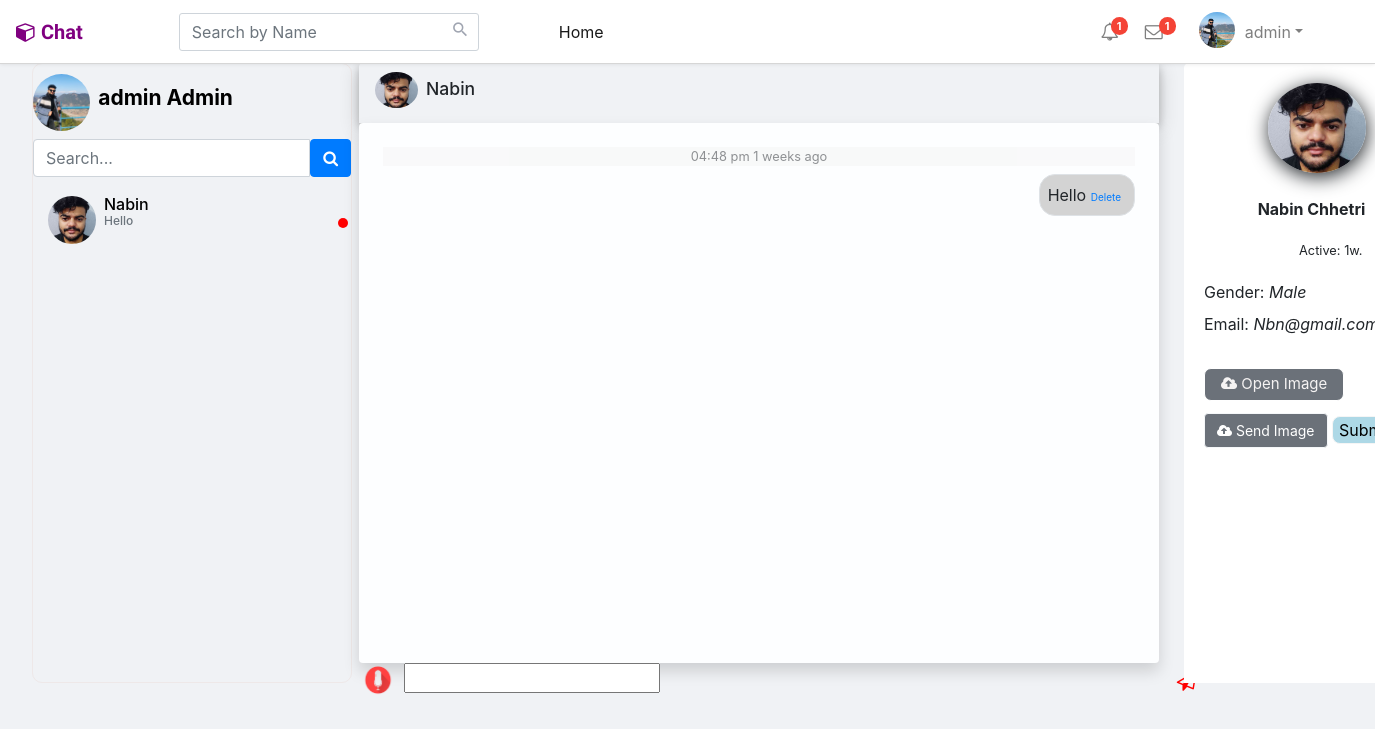
The page /client/final.php?user=nabin (signed in) on the database as committed earlier.
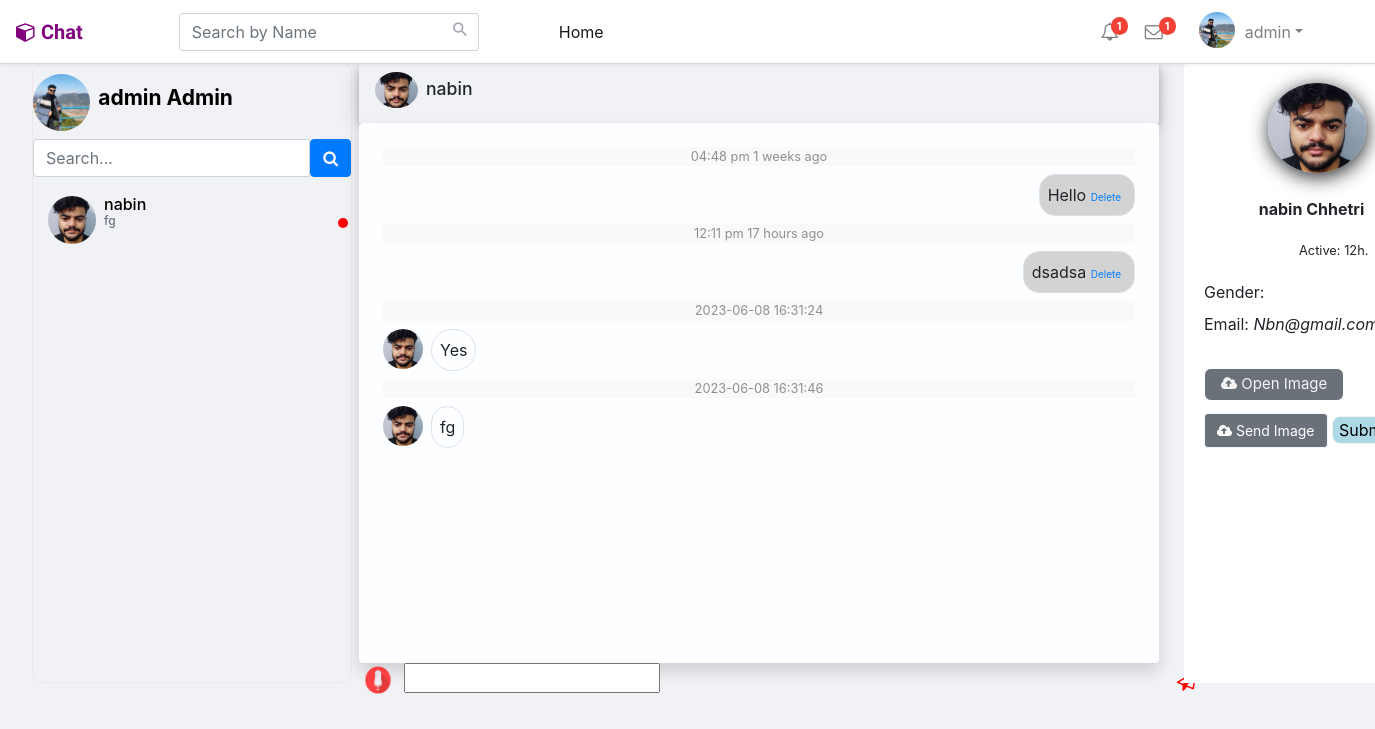
The same page on the database as committed later.
### tables this page shows
CREATE TABLE `users` (
  `user_id` int(11) NOT NULL,
  `name` varchar(255) NOT NULL,
  `username` varchar(255) NOT NULL,
  `lastname` varchar(200) NOT NULL,
  `gender` varchar(20) NOT NULL,
  `email` varchar(255) NOT NULL,
  `phone` int(11) NOT NULL,
  `password` varchar(1000) NOT NULL,
  `p_p` varchar(255) DEFAULT 'user-default.png',
  `c_p` varchar(255) NOT NULL,
  `last_seen` datetime NOT NULL DEFAULT current_timestamp(),
  `is_blocked` int(11) NOT NULL DEFAULT 0,
  `report` int(10) NOT NULL,
  `verification_code` varchar(255) NOT NULL,
  `verified` int(50) NOT NULL DEFAULT 0,
  `interests` varchar(500) NOT NULL
);

CREATE TABLE `chats` (
  `chat_id` int(11) NOT NULL,
  `from_id` int(11) NOT NULL,
  `to_id` int(11) NOT NULL,
  `message` text NOT NULL,
  `chat_img` varchar(255) NOT NULL,
  `opened` tinyint(1) NOT NULL DEFAULT 0,
  `is_blocked` varchar(1) NOT NULL DEFAULT '0',
  `created_at` datetime NOT NULL DEFAULT current_timestamp()
);

### server/helpers/user.php (called while the page is built)
<?php
function getUser($username, $conn){
   $sql = "SELECT * FROM users
           WHERE username=?
          ORDER BY `user_id` DESC";
   $stmt = $conn->prepare($sql);
   $stmt->execute([$username]);
   if ($stmt->rowCount() === 1) {
   	 $user = $stmt->fetch();
   	 return $user;
   }else {
   	$user = [];
   	return $user;
   }
}

### client/include.php (called while the page is built, shortened)
<?php
  if (isset($_SESSION['username'])) {
  	include '../server/db.conn.php';
  	include '../server/helpers/user.php';
  	include '../server/helpers/conversations.php';
    include '../server/helpers/timeAgo.php';
    include '../server/helpers/last_chat.php';
    include '../server/helpers/chat.php';
  	$user = getUser($_SESSION['username'], $conn);
  	$conversations = getConversation($user['user_id'], $conn);
?>
<?php } ?>

### server/helpers/conversations.php (called while the page is built)
<?php
function getConversation($user_id, $conn){
    $sql = "SELECT * FROM conversations
            WHERE user_1=? OR user_2=?
            ORDER BY conversation_id DESC";
    $stmt = $conn->prepare($sql);
    $stmt->execute([$user_id, $user_id]);
    if($stmt->rowCount() > 0){
        $conversations = $stmt->fetchAll();
        $user_data = [];
        foreach($conversations as $conversation){
            if ($conversation['user_1'] == $user_id) {
            	$sql2  = "SELECT *
            	          FROM users WHERE user_id=?
                        ORDER BY `user_id` DESC";
            	$stmt2 = $conn->prepare($sql2);
            	$stmt2->execute([$conversation['user_2']]);
            }else {
            	$sql2  = "SELECT *
            	          FROM users WHERE user_id=?
                        ORDER BY `user_id` DESC";
            	$stmt2 = $conn->prepare($sql2);
            	$stmt2->execute([$conversation['user_1']]);
            }
            $allConversations = $stmt2->fetchAll();
            array_push($user_data, $allConversations[0]);
        }
        return $user_data;
    }else {
    	$conversations = [];
    	return $conversations;
    }
}

### server/helpers/last_chat.php (called while the page is built, shortened)
<?php
function lastChat($id_1, $id_2, $conn){
   $sql = "SELECT * FROM chats
           WHERE (from_id=? AND to_id=?)
           OR    (to_id=? AND from_id=?)
           ORDER BY chat_id DESC  ";
    $stmt = $conn->prepare($sql);
    $stmt->execute([$id_1, $id_2, $id_1, $id_2]);
    if ($stmt->rowCount() > 0) {
    	$chat = $stmt->fetch();
        return base64_decode(substr( $chat['message'],0,20));
    	return base64_decode($chat['message']);
    	return $chat['opened'];
    }else {
    	$chat = '';
    	return $chat;
    }
}
?>

### server/helpers/timeAgo.php (called while the page is built, shortened)
<?php
function last_seen($date_time){
   $timestamp = strtotime($date_time);
   $strTime = array("s", "m", "h", "d","w", "m", "year");
   $length = array("60","60","24","30","7","24","10");
   $currentTime = time();
   if($currentTime >= $timestamp) {
		$diff     = time()- $timestamp;
		for($i = 0; $diff >= $length[$i] && $i < count($length)-1; $i++) {
		$diff = $diff / $length[$i];
		}
		$diff = round($diff);
		if ($diff < 59 && $strTime[$i] == "second") {
			return 'Active';
		}else {
			return $diff . "" . $strTime[$i] . ".";
		}
   }
}
function last_seen_msg($date_time){
	$timestamp = strtotime($date_time);
	$strTime = array("second", "minute", "hour", "day", "week", "month", "year");
	$length = array("60","60","24","30","7","12","10");
	$currentTime = time();
	if($currentTime >= $timestamp) {
		 $diff     = time() - $timestamp;
		 for($i = 0; $diff >= $length[$i] && $i < count($length)-1; $i++) {
			 $diff = $diff / $length[$i];
		 }
		 $diff = round($diff);
		 if ($diff < 59 && $strTime[$i] == "second") {
			 return 'Active';
		 } else {
			 if($i == count($length) - 1) {
				 return date('h:i a, M j, Y', $timestamp);
			 } else {
				 $diff .= " " . $strTime[$i];
				 if ($diff != "1 month") {
					 $diff .= "s";
				 }
				 return date('h:i a', $timestamp) . " " . $diff . " ago";
			 }
		 }
	}
 }

### server/helpers/chat.php (called while the page is built)
<?php
function getChats($id_1, $id_2, $conn){
   $sql = "SELECT * FROM chats
           WHERE (from_id=? AND to_id=?)
           OR    (to_id=? AND from_id=?)
           ORDER BY chat_id ASC";
    $stmt = $conn->prepare($sql);
    $stmt->execute([$id_1, $id_2, $id_1, $id_2]);
    if ($stmt->rowCount() > 0) {
    	$chats = $stmt->fetchAll();
    	return $chats;
    }else {
    	$chats = [];
    	return $chats;
    }
}

### client/final.php (the view, shortened to what the changed rows need)
<?php
include 'include.php';
$chatWith = getUser($_GET['user'], $conn);
$chats = getChats($_SESSION['user_id'], $chatWith['user_id'], $conn);
include 'nav_header.php';
include 'nav.php'
?>
<div class="maincontainer" id="main">
    <?php include 'final/firstcolumn.php' ?>
    <div class="chat" id="main">
        <?php include 'final/profile_head.php' ?>
        <?php include 'final/chatbox.php' ?>
    </div>
    <?php include 'final/profile_detail.php' ?>
</div>
<link rel="stylesheet" href="https://cdnjs.cloudflare.com/ajax/libs/emojionearea/3.4.2/emojionearea.min.css" />
</body>
</html>

### client/final/firstcolumn.php (shortened to what the changed rows need)
<div class="firstcolumn">
        <ul id="chatList" class="">
            <?php if (!empty($conversations)) { ?>
            <?php  foreach ($conversations as $conversation){ ?>
            <li class="" style="    position: relative;right: 35px;width: 20pc;">
                <a id="main" href="final.php?user=<?=$conversation['username']?>" style="display:flex; justify-content: space-between;">
                    <div class="d-flex  align-items-center">
                        <img src="assets/uploads/<?=$conversation['p_p']?>" class="w-10 rounded-circle"
                            style="height: 3pc; width: 3pc;">
                        <h6 class="fs-xs m-2 " style="color:black; font-weight:500; margin-top:3px">
                            <?=$conversation['name']?><br>
                            <p class="text-secondary" style="font-size:12px">
                            <?php  echo  lastChat($_SESSION['user_id'], $conversation['user_id'], $conn);
                                            ;?>
                                        </p>
                        </h6>
                    </div>
                    <?php if (last_seen($conversation['last_seen']) == "Active") { ?>
                    <div title="online">
                        <div class="online"></div>
                    </div>
                    <?php }else{ ?>
                    <div class="offline"> </div>
                    <?php  } ?>
                </a>
            </li>
            <?php } ?>
            <?php } ?>
        </ul>
    </div>

### client/final/profile_head.php
<div class="profile_head" style="display:flex ; justify-content: space-between;">
            <div class="profile" style="display:flex">
                <img src="assets/uploads/<?=$chatWith['p_p']?>" class="w-15 rounded-circle">
                <div class="">
                    <h3 class="display-2 fs-sm m-2">
                        <a>
                            <?=$chatWith['name']?>
                        </a> <br>
                    </h3>
                </div>
            </div>
        </div>

### client/final/chatbox.php (shortened to what the changed rows need)
<div class="shadow p-4 rounded d-flex flex-column chat-box" id="chatBox">
    <?php
    if (!empty($chats)) {
        foreach($chats as $chat) {
            if($chat['from_id'] == $_SESSION['user_id']) {
    ?>
    <small class="d-block" style="text-align:center; background-color:#f5f5f5;opacity: 0.5"><?=" " . last_seen_msg($chat['created_at'])?></small>
    <p class="rtext align-self-end border rounded p-2 py-2 px-2 mb-2 mt-2" style="border-radius: 1rem!important;">
    <?php
    $message = base64_decode($chat['message']);
    $message = preg_replace('/\b(https?:\/\/\S+)\b/', '<a href="$1" target="_blank">$1</a>', $message);
    echo $message;
    ?>
    <a onclick="return confirm()" href="deletemsg.php?delmsg=<?php echo $chat['chat_id']; ?>" class="del_btn">Delete</a>
</p>
    <?php
            } else {
    ?>
    <small class="d-block" style="text-align:center; background-color:#f5f5f5; opacity: 0.5"><?=$chat['created_at']?></small>
    <div class="" style="display:flex">
    <img src="assets/uploads/<?=$chatWith['p_p']?>" class="w-15 rounded-circle mt-2" height="40" ; width="40">
    <p class="ltext border rounded p-2 p-2 py-2 px-2 mb-2 mt-2 ml-2" style="border-radius: 2.25rem!important;">
    <?php
        $message = base64_decode($chat['message']);
        $message = preg_replace('/\b(https?:\/\/\S+)\b/i', '<a href="$1" target="_blank">$1</a>', $message);
        echo $message;
    ?>
</p>
   </div>
    <?php
            }
        }
    }
    ?>
</div>

### client/final/profile_detail.php (shortened to what the changed rows need)
<div class="profile_detail">
    <div class="image" style="text-align:center;    ">
        <img src="assets/uploads/<?= $chatWith['p_p'] ?>" width="98" height="90" style="border-radius: 50%; margin-left:10px;  text-align:center;    object-fit: cover;"> <br> <br>
        <p style="text-align: center;"> <b>
                <?= $chatWith['name'] ?>
                <?= $chatWith['lastname'] ?>
                <div class="d-flex -items-center" title="online">
                    <?php
                    if (last_seen($chatWith['last_seen']) == "Active") {
                    ?>
                        <div class="online"></div>
                        <small class="d-block p-1" style="margin-left: 91px; margin-bottom:10px;">Online</small>
                    <?php } else { ?>
                        <small class="d-block p-1" style="margin-left: 91px;">
                            Active:
                            <?= last_seen($chatWith['last_seen']) ?>
                        </small>
                    <?php } ?>
                </div>
            </b> </p>
    </div>
    <div class="">
        <div class="">
            <label> Gender: </label>
            <i> <?= $chatWith['gender'] ?> </i>
        </div>
        <div class="pb-4">
            <label> Email: </label>
            <i> <?= $chatWith['email'] ?> </i>
        </div>
        <br>
    </div>
</div>

Rows that differ between the two databases and show on the page:
changed users "Chhetri": name "Nabin" → "nabin"; user_id.message "Hello" → "fg"; last_seen "1w." → "12h."; gender "Male" → (not shown)
added chats: created_at "12:11 pm 17 hours ago", message "dsadsa"
added chats: created_at "2023-06-08 16:31:24", users.p_p (picture), message "Yes"
added chats: created_at "2023-06-08 16:31:46", users.p_p (picture), message "fg"
